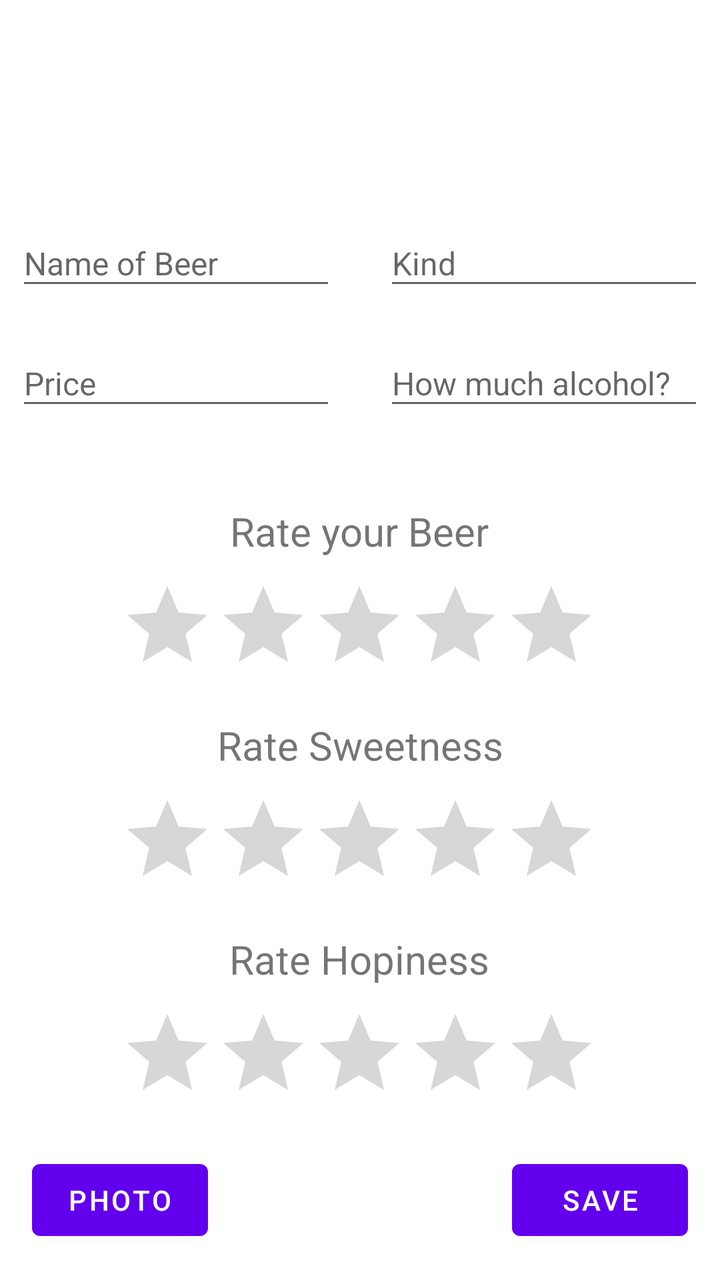
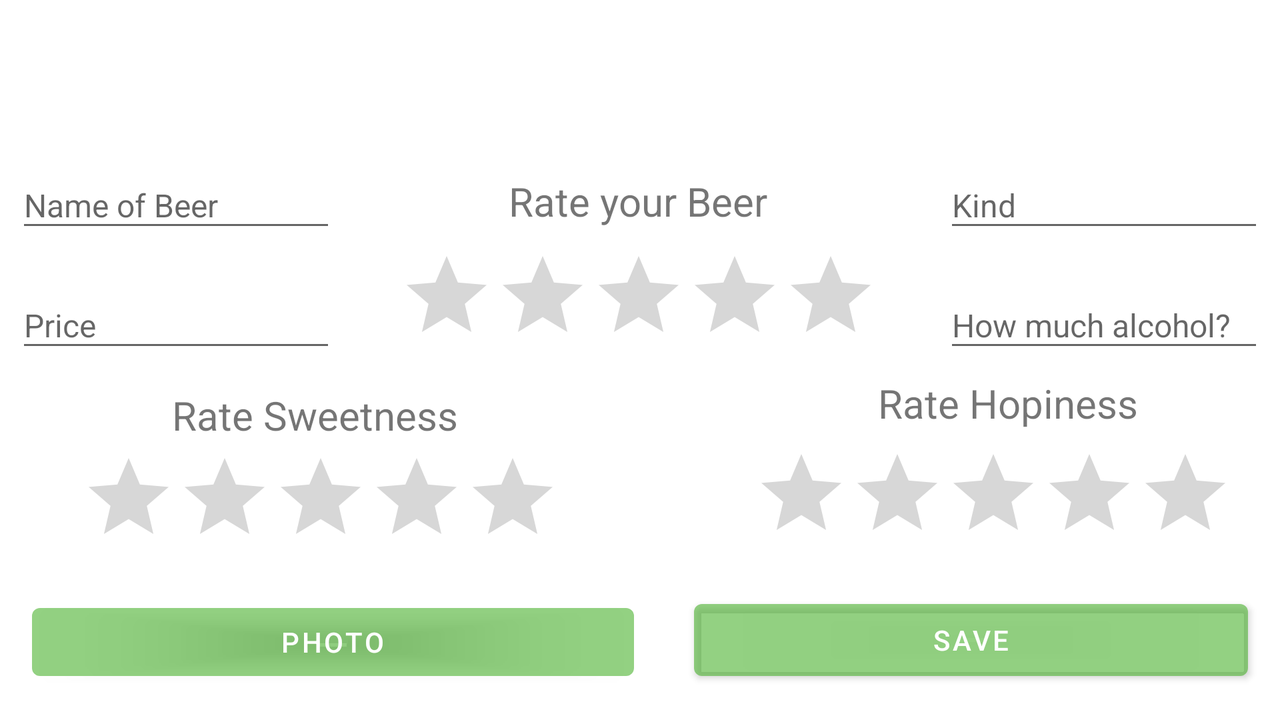

Compare how this app lays out the same screen by default and in its alternative resource folder. The renders come first, then the two layout files and the values they reference.
<!-- AndroidManifest.xml: application theme Theme.ProjectMobileApp -->
<!-- res/layout/activity_adding_beer.xml -->
<?xml version="1.0" encoding="utf-8"?>
<androidx.constraintlayout.widget.ConstraintLayout xmlns:android="http://schemas.android.com/apk/res/android"
    xmlns:app="http://schemas.android.com/apk/res-auto"
    xmlns:tools="http://schemas.android.com/tools"
    android:layout_width="match_parent"
    android:layout_height="match_parent"
    tools:context=".AddingBeerActivity">

    <Button
        android:id="@+id/buttonSaveToDatabase"
        android:layout_width="wrap_content"
        android:layout_height="wrap_content"
        android:layout_marginEnd="16dp"
        android:layout_marginBottom="16dp"
        android:text="SAVE"
        app:layout_constraintBottom_toBottomOf="parent"
        app:layout_constraintEnd_toEndOf="parent" />

    <TextView
        android:id="@+id/textViewRateHopiness"
        android:layout_width="wrap_content"
        android:layout_height="wrap_content"
        android:layout_marginBottom="10dp"
        android:text="Rate Hopiness"
        android:textSize="20sp"
        app:layout_constraintBottom_toTopOf="@+id/ratingBarHopiness"
        app:layout_constraintEnd_toEndOf="parent"
        app:layout_constraintHorizontal_bias="0.498"
        app:layout_constraintStart_toStartOf="parent" />

    <TextView
        android:id="@+id/textViewRateSweetness"
        android:layout_width="wrap_content"
        android:layout_height="wrap_content"
        android:layout_marginBottom="10dp"
        android:text="Rate Sweetness"
        android:textSize="20sp"
        app:layout_constraintBottom_toTopOf="@+id/ratingBarSweetness"
        app:layout_constraintEnd_toEndOf="parent"
        app:layout_constraintStart_toStartOf="parent" />

    <RatingBar
        android:id="@+id/ratingBarSweetness"
        android:layout_width="wrap_content"
        android:layout_height="wrap_content"
        android:layout_marginBottom="50dp"
        app:layout_constraintBottom_toTopOf="@+id/ratingBarHopiness"
        app:layout_constraintEnd_toEndOf="parent"
        app:layout_constraintHorizontal_bias="0.497"
        app:layout_constraintStart_toStartOf="parent" />

    <RatingBar
        android:id="@+id/ratingBarHopiness"
        android:layout_width="wrap_content"
        android:layout_height="wrap_content"
        android:layout_marginBottom="80dp"
        app:layout_constraintBottom_toBottomOf="parent"
        app:layout_constraintEnd_toEndOf="parent"
        app:layout_constraintHorizontal_bias="0.497"
        app:layout_constraintStart_toStartOf="parent" />

    <EditText
        android:id="@+id/editTextPercentOfAlcohol"
        android:layout_width="160dp"
        android:layout_height="40dp"
        android:layout_marginEnd="8dp"
        android:layout_marginBottom="136dp"
        android:ems="10"
        android:hint="How much alcohol?"
        android:inputType="textPersonName"
        android:textSize="16dp"
        app:layout_constraintBottom_toBottomOf="@+id/ratingBarAboutBeer"
        app:layout_constraintEnd_toEndOf="parent" />

    <EditText
        android:id="@+id/editTextPrice"
        android:layout_width="160dp"
        android:layout_height="40dp"
        android:layout_marginStart="8dp"
        android:layout_marginBottom="136dp"
        android:ems="10"
        android:hint="Price"
        android:inputType="textPersonName"
        android:textSize="16dp"
        app:layout_constraintBottom_toBottomOf="@+id/ratingBarAboutBeer"
        app:layout_constraintStart_toStartOf="parent" />

    <EditText
        android:id="@+id/editTextKindName"
        android:layout_width="160dp"
        android:layout_height="40dp"
        android:layout_marginEnd="8dp"
        android:layout_marginBottom="20dp"
        android:ems="10"
        android:hint="Kind"
        android:inputType="textPersonName"
        android:textSize="16sp"
        app:layout_constraintBottom_toTopOf="@+id/editTextPercentOfAlcohol"
        app:layout_constraintEnd_toEndOf="parent" />

    <RatingBar
        android:id="@+id/ratingBarAboutBeer"
        android:layout_width="wrap_content"
        android:layout_height="wrap_content"
        android:layout_marginBottom="50dp"
        android:numStars="5"
        app:layout_constraintBottom_toTopOf="@+id/ratingBarSweetness"
        app:layout_constraintEnd_toEndOf="parent"
        app:layout_constraintHorizontal_bias="0.497"
        app:layout_constraintStart_toStartOf="parent" />

    <EditText
        android:id="@+id/editTextBeerName"
        android:layout_width="160dp"
        android:layout_height="40dp"
        android:layout_marginStart="8dp"
        android:layout_marginBottom="20dp"
        android:ems="10"
        android:hint="Name of Beer"
        android:inputType="textPersonName"
        android:textSize="16sp"
        app:layout_constraintBottom_toTopOf="@+id/editTextPrice"
        app:layout_constraintStart_toStartOf="parent" />

    <TextView
        android:id="@+id/textViewRateBeer"
        android:layout_width="wrap_content"
        android:layout_height="wrap_content"
        android:layout_marginBottom="10dp"
        android:text="Rate your Beer"
        android:textSize="20sp"
        app:layout_constraintBottom_toTopOf="@+id/ratingBarAboutBeer"
        app:layout_constraintEnd_toEndOf="parent"
        app:layout_constraintHorizontal_bias="0.498"
        app:layout_constraintStart_toStartOf="parent" />

    <Button
        android:id="@+id/buttonAddPhoto"
        android:layout_width="wrap_content"
        android:layout_height="wrap_content"
        android:layout_marginStart="16dp"
        android:layout_marginBottom="16dp"
        android:text="PHOTO"
        app:layout_constraintBottom_toBottomOf="parent"
        app:layout_constraintStart_toStartOf="parent" />

    <ImageView
        android:id="@+id/imageView"
        android:layout_width="150dp"
        android:layout_height="100dp"
        android:layout_marginTop="628dp"
        app:layout_constraintEnd_toEndOf="parent"
        app:layout_constraintHorizontal_bias="0.498"
        app:layout_constraintStart_toStartOf="parent"
        app:layout_constraintTop_toTopOf="parent"
        tools:srcCompat="@tools:sample/avatars" />

</androidx.constraintlayout.widget.ConstraintLayout>
<!-- resources referenced by this layout -->
<resources>
  <style name="Theme.ProjectMobileApp" parent="Theme.MaterialComponents.DayNight.DarkActionBar">
          
          <item name="colorPrimary">@color/purple_500</item>
          <item name="colorPrimaryVariant">@color/purple_700</item>
          <item name="colorOnPrimary">@color/white</item>
          
          <item name="colorSecondary">@color/teal_200</item>
          <item name="colorSecondaryVariant">@color/teal_700</item>
          <item name="colorOnSecondary">@color/black</item>
          
          <item name="android:statusBarColor" tools:targetApi="l">?attr/colorPrimaryVariant</item>
          
      </style>
</resources>
<!-- res/layout-land/activity_adding_beer.xml (the repository's variant of the layout above) -->
<!-- drawn on the phone turned sideways -->
<?xml version="1.0" encoding="utf-8"?>
<androidx.constraintlayout.widget.ConstraintLayout xmlns:android="http://schemas.android.com/apk/res/android"
    xmlns:app="http://schemas.android.com/apk/res-auto"
    xmlns:tools="http://schemas.android.com/tools"
    android:layout_width="match_parent"
    android:layout_height="match_parent"
    tools:context=".AddingBeerActivity">

    <Button
        android:id="@+id/buttonSaveToDatabase"
        android:layout_width="277dp"
        android:layout_height="48dp"
        android:layout_marginEnd="16dp"
        android:layout_marginBottom="16dp"
        android:text="SAVE"
        app:backgroundTint="#A155B639"
        app:layout_constraintBottom_toBottomOf="parent"
        app:layout_constraintEnd_toEndOf="parent" />

    <TextView
        android:id="@+id/textViewRateHopiness"
        android:layout_width="wrap_content"
        android:layout_height="wrap_content"
        android:layout_marginBottom="8dp"
        android:text="@string/rate_hopiness"
        android:textSize="20sp"
        app:layout_constraintBottom_toTopOf="@+id/ratingBarHopiness"
        app:layout_constraintEnd_toEndOf="parent"
        app:layout_constraintHorizontal_bias="0.861"
        app:layout_constraintStart_toStartOf="parent" />

    <TextView
        android:id="@+id/textViewRateSweetness"
        android:layout_width="wrap_content"
        android:layout_height="wrap_content"
        android:layout_marginBottom="4dp"
        android:text="Rate Sweetness"
        android:textSize="20sp"
        app:layout_constraintBottom_toTopOf="@+id/ratingBarSweetness"
        app:layout_constraintEnd_toEndOf="parent"
        app:layout_constraintHorizontal_bias="0.173"
        app:layout_constraintStart_toStartOf="parent" />

    <RatingBar
        android:id="@+id/ratingBarSweetness"
        android:layout_width="wrap_content"
        android:layout_height="wrap_content"
        android:layout_marginBottom="16dp"
        app:layout_constraintBottom_toTopOf="@+id/buttonAddPhoto"
        app:layout_constraintEnd_toEndOf="parent"
        app:layout_constraintHorizontal_bias="0.101"
        app:layout_constraintStart_toStartOf="parent" />

    <RatingBar
        android:id="@+id/ratingBarHopiness"
        android:layout_width="wrap_content"
        android:layout_height="wrap_content"
        android:layout_marginBottom="16dp"
        app:layout_constraintBottom_toTopOf="@+id/buttonSaveToDatabase"
        app:layout_constraintEnd_toEndOf="parent"
        app:layout_constraintHorizontal_bias="0.942"
        app:layout_constraintStart_toStartOf="parent" />

    <EditText
        android:id="@+id/editTextPercentOfAlcohol"
        android:layout_width="160dp"
        android:layout_height="40dp"
        android:layout_marginEnd="8dp"
        android:ems="10"
        android:hint="How much alcohol?"
        android:inputType="textPersonName"
        android:textSize="16sp"
        app:layout_constraintBottom_toBottomOf="@+id/ratingBarAboutBeer"
        app:layout_constraintEnd_toEndOf="parent" />

    <EditText
        android:id="@+id/editTextPrice"
        android:layout_width="160dp"
        android:layout_height="40dp"
        android:layout_marginStart="8dp"
        android:ems="10"
        android:hint="Price"
        android:inputType="textPersonName"
        android:textSize="16dp"
        app:layout_constraintBottom_toBottomOf="@+id/ratingBarAboutBeer"
        app:layout_constraintStart_toStartOf="parent" />

    <EditText
        android:id="@+id/editTextKindName"
        android:layout_width="160dp"
        android:layout_height="40dp"
        android:layout_marginEnd="8dp"
        android:layout_marginBottom="20dp"
        android:ems="10"
        android:hint="Kind"
        android:inputType="textPersonName"
        android:textSize="16sp"
        app:layout_constraintBottom_toTopOf="@+id/editTextPercentOfAlcohol"
        app:layout_constraintEnd_toEndOf="parent" />

    <RatingBar
        android:id="@+id/ratingBarAboutBeer"
        android:layout_width="wrap_content"
        android:layout_height="wrap_content"
        android:layout_marginBottom="44dp"
        android:numStars="5"
        app:layout_constraintBottom_toTopOf="@+id/ratingBarSweetness"
        app:layout_constraintEnd_toEndOf="parent"
        app:layout_constraintHorizontal_bias="0.498"
        app:layout_constraintStart_toStartOf="parent" />

    <EditText
        android:id="@+id/editTextBeerName"
        android:layout_width="160dp"
        android:layout_height="40dp"
        android:layout_marginStart="8dp"
        android:layout_marginBottom="20dp"
        android:ems="10"
        android:hint="Name of Beer"
        android:inputType="textPersonName"
        android:textSize="16sp"
        app:layout_constraintBottom_toTopOf="@+id/editTextPrice"
        app:layout_constraintStart_toStartOf="parent" />

    <TextView
        android:id="@+id/textViewRateBeer"
        android:layout_width="wrap_content"
        android:layout_height="wrap_content"
        android:layout_marginBottom="10dp"
        android:text="Rate your Beer"
        android:textSize="20sp"
        app:layout_constraintBottom_toTopOf="@+id/ratingBarAboutBeer"
        app:layout_constraintEnd_toEndOf="parent"
        app:layout_constraintHorizontal_bias="0.498"
        app:layout_constraintStart_toStartOf="parent" />

    <Button
        android:id="@+id/buttonAddPhoto"
        android:layout_width="301dp"
        android:layout_height="46dp"
        android:layout_marginStart="16dp"
        android:layout_marginBottom="16dp"
        android:text="PHOTO"
        app:backgroundTint="#A155B639"
        app:layout_constraintBottom_toBottomOf="parent"
        app:layout_constraintStart_toStartOf="parent" />

    <ImageView
        android:id="@+id/imageView"
        android:layout_width="150dp"
        android:layout_height="100dp"
        android:layout_marginTop="628dp"
        app:layout_constraintEnd_toEndOf="parent"
        app:layout_constraintHorizontal_bias="0.498"
        app:layout_constraintStart_toStartOf="parent"
        app:layout_constraintTop_toTopOf="parent"
        tools:srcCompat="@tools:sample/avatars" />

</androidx.constraintlayout.widget.ConstraintLayout>
<!-- resources referenced by the variant -->
<!-- as the phone turned sideways resolves them -->
<resources>
  <string name="rate_hopiness">Rate Hopiness</string>
  <style name="Theme.ProjectMobileApp" parent="Theme.MaterialComponents.DayNight.DarkActionBar">
          
          <item name="colorPrimary">@color/purple_500</item>
          <item name="colorPrimaryVariant">@color/purple_700</item>
          <item name="colorOnPrimary">@color/white</item>
          
          <item name="colorSecondary">@color/teal_200</item>
          <item name="colorSecondaryVariant">@color/teal_700</item>
          <item name="colorOnSecondary">@color/black</item>
          
          <item name="android:statusBarColor" tools:targetApi="l">?attr/colorPrimaryVariant</item>
          
      </style>
</resources>
